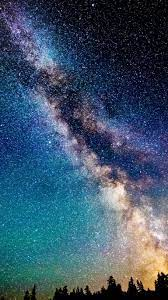
#> input picture PythonProjecct/images/bitplane.jpg, 168 x 300 px
$ python 9-bit-plane-slicing.py
#> lines starting #> are read from the running program, lines starting #| are printed output that depends on the picture

import cv2
import numpy as np
import matplotlib.pyplot as plt

image_path = 'images/bitplane.jpg'
image = cv2.imread(image_path, cv2.IMREAD_GRAYSCALE)
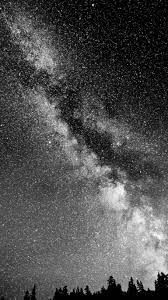
#> image: shape (300, 168); min 0, max 255, mean 79.1

height, width = image.shape
#> height = 300; width = 168

bit_planes = np.zeros((height, width, 8), dtype=np.uint8)

for i in range(8):
    bit_planes[:, :, i] = (image >> i) & 1

fig, axes = plt.subplots(1, 8, figsize=(16, 2))
for i in range(8):
    axes[i].imshow(bit_planes[:, :, i], cmap='gray')
    axes[i].axis('off')
    axes[i].set_title('Bit-{}'.format(7 - i))

plt.show()
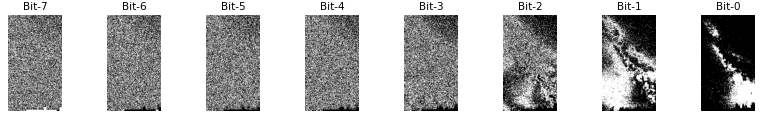
#> figure drawn by matplotlib, 8 panels

$ run again, with PythonProjecct/images/manzara.jpg copied over PythonProjecct/images/bitplane.jpg
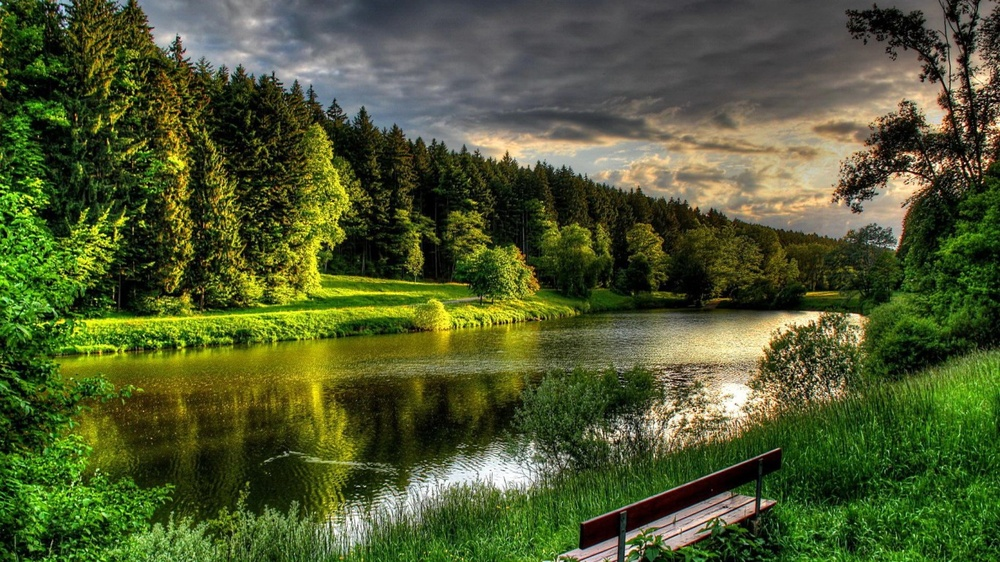
#> input picture PythonProjecct/images/manzara.jpg, 1000 x 562 px, shrunk from 1366 x 768 before the run
#> `image = cv2.imread(image_path, cv2.IMREAD_GRAYSCALE)`:
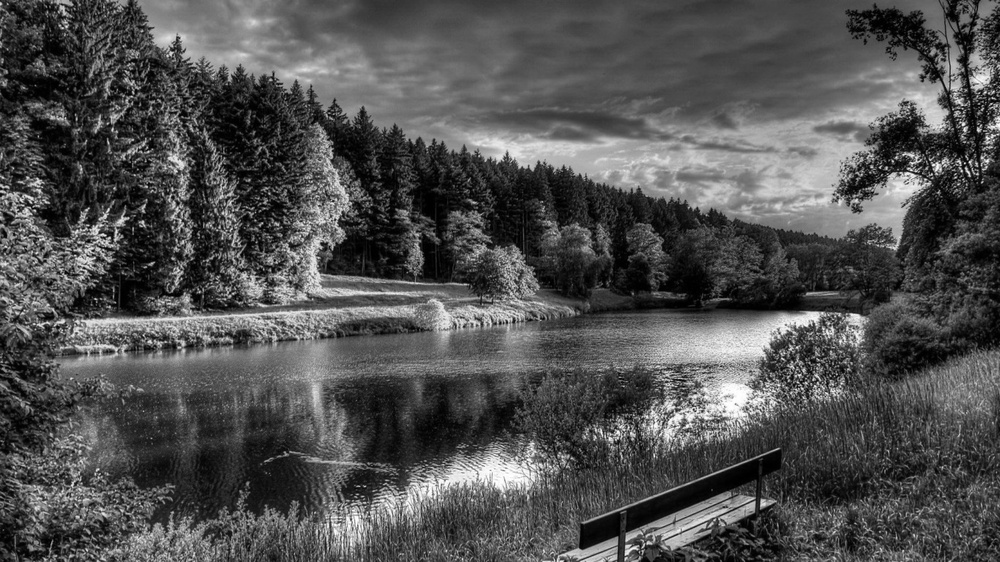
#> image: shape (562, 1000); min 0, max 255, mean 81
